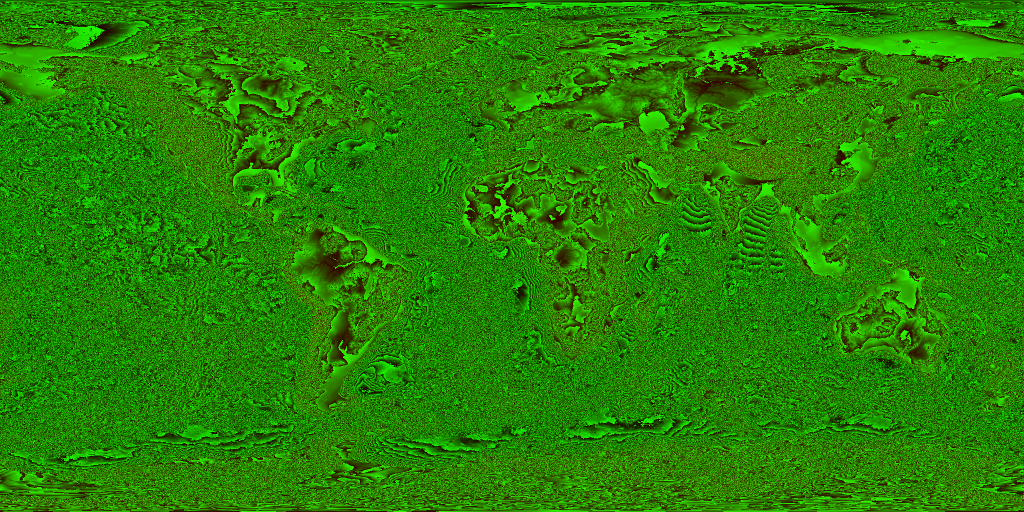
#> input picture anti-kytera/data/gebco2026_subice_2048x1024.png, 2048 x 1024 px (shown at 1/2 size)
$ python fit_stage.py
#> lines starting #> are read from the running program, lines starting #| are printed output that depends on the picture; after the words box and inside, x2 and y2 are one past the last pixel; in counts of white or black regions, pixels touching at a corner belong together
### anti-kytera/model/data.py
"""Readers for the committed rasters. Everything returned is SOUTH-first
(row 0 = southernmost) with column 0 at -180, matching grid.LatLonGrid."""
import os

import numpy as np
from PIL import Image

ROOT = os.path.abspath(os.path.join(os.path.dirname(__file__), "..", ".."))
OFFSET_M = 12000  # worlds/kasoku-sekai/config.json terrain.encoding.offsetMetres


def read_rg16(path):
    a = np.asarray(Image.open(path).convert("RGB")).astype(np.int32)
    m = a[..., 0] * 256 + a[..., 1] - OFFSET_M
    return m[::-1].astype(np.float64)       # PNG row 0 is north


# [4 lines left out: function surface_2048, not called in this run]


def bed_2048():
    """GEBCO_2026 sub-ice topography (bedrock under the ice sheets)."""
    return read_rg16(os.path.join(ROOT, "anti-kytera/data/gebco2026_subice_2048x1024.png"))
#> in read_rg16, `m = a[..., 0] * 256 + a[..., 1] - OFFSET_M`:
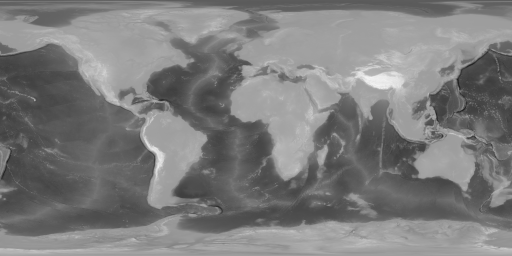
#> m: shape (1024, 2048) int32 (shown at 1/4 size); min -10184, max 6229, mean -2128.6; drawn with min black and max white
#> in read_rg16, `return m[::-1].astype(np.float64)`:
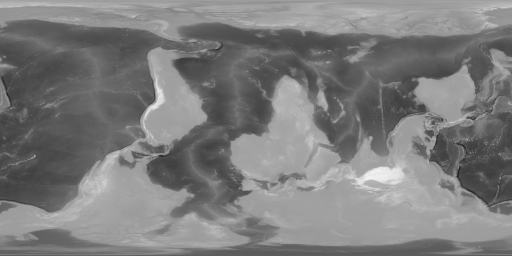
#> returned value: shape (1024, 2048) float64 (shown at 1/4 size); min -10184, max 6229, mean -2128.6; drawn with min black and max white

### anti-kytera/stat/features.py
"""Body-agnostic terrain/environment features for the Anti-KyTerra
statistical colouring.

Every feature is computable for ANY body from three inputs only:
  - an elevation raster (south-first, lon -180..180) and a sea level,
  - the body's obliquity (for insolation),
  - its rotation sense (+1 prograde) for the prevailing-wind direction.
No place names, no longitude, no coordinates of anything. Latitude enters
only through insolation (annual mean and seasonal range), and |latitude|
for the wind-belt direction.
"""
import math
import os
import sys

import numpy as np
from scipy.ndimage import gaussian_filter1d

sys.path.insert(0, os.path.join(os.path.dirname(__file__), "..", "model"))
from climate import insolation, params  # noqa: E402  (pure astronomy function)
from grid import regrid_conservative  # noqa: E402

R_EARTH = 6.371e6


def insolation_features(lat_deg, obliquity):
    p = params(obliquity=obliquity, ecc=0.0)
    days = np.arange(96) / 96.0
    Q = np.stack([insolation(lat_deg, d, p)[0] for d in days])
    return Q.mean(0), Q.max(0) - Q.min(0)


def smooth_sphere(field, lat, radius_m, R):
    """Gaussian smoothing with a given ground radius on a lat-lon grid."""
    ny, nx = field.shape
    dlat = math.pi / ny
    out = gaussian_filter1d(field, radius_m / (R * dlat), axis=0, mode="nearest")
    res = np.empty_like(out)
    for j in range(ny):
        c = max(math.cos(math.radians(lat[j])), 1e-3)
        s = min(radius_m / (R * c * 2 * math.pi / nx), nx)
        res[j] = gaussian_filter1d(out[j], s, mode="wrap")
    return res


def wind_sign(abslat, rotation=+1):
    """+1 = air comes from the west (westerlies), -1 = from the east.
    Three-cell pattern (trades / westerlies / polar easterlies)."""
    s = np.where(abslat < 30, -1.0, np.where(abslat < 60, 1.0, -1.0))
    return s * rotation


def upwind_stats(land, elev, lat, dist_m, R, rotation=+1):
    """Ocean fraction and highest ground over the upwind zonal segment."""
    ny, nx = land.shape
    ocean_up = np.zeros_like(elev)
    barrier = np.zeros_like(elev)
    for j in range(ny):
        c = max(math.cos(math.radians(lat[j])), 1e-3)
        n = int(min(nx // 2, max(1, round(dist_m / (R * c * 2 * math.pi / nx)))))
        s = int(wind_sign(abs(lat[j]), rotation))
        o = np.zeros(nx)
        m = np.full(nx, -1e9)
        for k in range(1, n + 1):
            # upwind of column i is i - s*k (from the west when s = +1)
            o += np.roll(1 - land[j], s * k)
            m = np.maximum(m, np.roll(elev[j], s * k))
        ocean_up[j] = o / n
        barrier[j] = np.maximum(m - elev[j], 0)
    return ocean_up, barrier


def build(elev_fine, sea_level, out_ny, out_nx, obliquity=23.44, rotation=+1, R=R_EARTH):
    """Features on an out_ny x out_nx grid from a fine elevation raster."""
    fy, fx = elev_fine.shape
    le_f = np.linspace(-90, 90, fy + 1)
    lo_f = np.linspace(-180, 180, fx + 1)
    le_o = np.linspace(-90, 90, out_ny + 1)
    lo_o = np.linspace(-180, 180, out_nx + 1)
    lat = 0.5 * (le_o[1:] + le_o[:-1])
    landf = (elev_fine > sea_level).astype(float)
    frac = regrid_conservative(landf, le_f, lo_f, le_o, lo_o)
    zsum = regrid_conservative(np.maximum(elev_fine - sea_level, 0) * landf, le_f, lo_f, le_o, lo_o)
    zland = np.where(frac > 0, zsum / np.maximum(frac, 1e-9), 0.0)
    zmax_proxy = regrid_conservative(np.maximum(elev_fine - sea_level, 0) ** 2 * landf, le_f, lo_f, le_o, lo_o)
    zrough = np.sqrt(np.maximum(np.where(frac > 0, zmax_proxy / np.maximum(frac, 1e-9), 0) - zland ** 2, 0))
    Qa, Qs = insolation_features(lat, obliquity)
    LATG = np.repeat(lat[:, None], out_nx, 1)
    F = {
        "Q_annual": np.repeat(Qa[:, None], out_nx, 1),
        "Q_season": np.repeat(Qs[:, None], out_nx, 1),
        "elev_land": zland,
        "elev_rough": zrough,
        "land_frac": frac,
    }
    for r in (300e3, 1000e3, 3000e3):
        F[f"land_{int(r/1e3)}km"] = smooth_sphere(frac, lat, r, R)
        F[f"elev_{int(r/1e3)}km"] = smooth_sphere(zland * frac, lat, r, R)
    land_bin = (frac >= 0.5).astype(float)
    for d in (500e3, 2000e3, 6000e3):
        o, b = upwind_stats(land_bin, zland * land_bin, lat, d, R, rotation)
        F[f"ocean_upwind_{int(d/1e3)}km"] = o
        F[f"barrier_upwind_{int(d/1e3)}km"] = b
    for d in (1000e3, 4000e3):
        # the same walk downwind (a basin's lee side: where the wind piles
        # warm surface water and moisture against the next continent)
        o, _ = upwind_stats(land_bin, zland * land_bin, lat, d, R, -rotation)
        F[f"ocean_downwind_{int(d/1e3)}km"] = o
    F["_abslat_for_reference_only"] = np.abs(LATG)
    return F


MONOTONE = {  # sign constraints for the temperature model (physical direction)
    "Q_annual": 1, "elev_land": -1,
}

### anti-kytera/model/grid.py
"""Latitude-longitude grid helpers shared by every Anti-KyTerra component.

The climate grid is a regular lat-lon grid (default 2 degrees). Cell (j, i)
has its centre at lat[j], lon[i]; row 0 is the SOUTHERNMOST row and column 0
starts at -180. All regridding between lat-lon grids is conservative
(area-weighted overlap), so a mean over a region is the same on either grid.
"""
import numpy as np

EARTH_RADIUS_M = 6.371e6


class LatLonGrid:
    def __init__(self, dlat_deg=2.0, dlon_deg=2.0):
        self.dlat = dlat_deg
        self.dlon = dlon_deg
        self.ny = int(round(180 / dlat_deg))
        self.nx = int(round(360 / dlon_deg))
        self.lat_edges = np.linspace(-90, 90, self.ny + 1)
        self.lon_edges = np.linspace(-180, 180, self.nx + 1)
        self.lat = 0.5 * (self.lat_edges[1:] + self.lat_edges[:-1])
        self.lon = 0.5 * (self.lon_edges[1:] + self.lon_edges[:-1])
        s = np.sin(np.radians(self.lat_edges))
        # Cell area in m^2 (exact for a sphere).
        self.row_area = EARTH_RADIUS_M**2 * np.radians(dlon_deg) * (s[1:] - s[:-1])
        self.area = np.repeat(self.row_area[:, None], self.nx, axis=1)
        self.LAT, self.LON = np.meshgrid(self.lat, self.lon, indexing="ij")

    # [4 lines left out: function mean, not called in this run]


def _overlap_1d(src_edges, dst_edges):
    """Matrix M[d, s] = length of overlap between dst cell d and src cell s."""
    ns, nd = len(src_edges) - 1, len(dst_edges) - 1
    M = np.zeros((nd, ns))
    for d in range(nd):
        lo, hi = dst_edges[d], dst_edges[d + 1]
        ov = np.minimum(hi, src_edges[1:]) - np.maximum(lo, src_edges[:-1])
        M[d] = np.clip(ov, 0, None)
    return M


def regrid_conservative(field, src_lat_edges, src_lon_edges, dst_lat_edges, dst_lon_edges):
    """Area-weighted regrid of field[..., ny_src, nx_src]; NaNs are skipped.

    Both grids must span lon -180..180 (roll the source first if needed).
    Latitude overlap is measured in sin(lat) so the weights are true areas.
    """
    My = _overlap_1d(np.sin(np.radians(src_lat_edges)), np.sin(np.radians(dst_lat_edges)))
    Mx = _overlap_1d(np.asarray(src_lon_edges, float), np.asarray(dst_lon_edges, float))
    f = np.asarray(field, float)
    ok = np.isfinite(f)
    num = My @ np.where(ok, f, 0.0) @ Mx.T
    den = My @ ok.astype(float) @ Mx.T
    with np.errstate(invalid="ignore", divide="ignore"):
        out = num / den
    out[den <= 0] = np.nan
    return out

### anti-kytera/model/climate.py
"""Anti-KyTerra climate: a seasonal 2-D moist energy-balance model with a
diagnostic low-level circulation and a steady moisture budget.

Everything here is written from published intermediate-complexity designs,
not from Climate v1:

  energy     2-D seasonal EBM (North & Coakley 1979) with diffusion of moist
             static energy (Hwang & Frierson 2010), linearised OLR (Budyko
             1969), land/ocean heat capacities, and a thermodynamic sea-ice
             layer in the style of Wagner & Eisenman (2015).
  wind       damped-geostrophic boundary layer (Lindzen & Nigam 1987),
             forced by (a) a zonal-mean pressure pattern with Hadley /
             Ferrel / polar cells whose edges follow the model's own thermal
             equator and a Held & Hou (1980) Hadley width, and (b) thermal
             pressure anomalies p' ~ -T' from the model's own land-sea
             temperature contrast.
  moisture   steady advection-diffusion budget of column vapour W, with
             bulk evaporation relaxing W toward saturation, Manabe (1969)
             bucket soil moisture, condensation above a critical column
             relative humidity (as in the UVic EMBM, Fanning & Weaver 1996),
             and an upslope orographic sink.

Prognostic temperature is the SEA-LEVEL-EQUIVALENT column temperature T;
the surface temperature is T - LAPSE * z. The land surface is ice-free: the
ice-sheet model is driven by this climate but never feeds back into it
(first-stage one-way coupling). Seasonal and perennial snow on ice-free land
does change albedo -- that is the climate model's own land surface, and is
reported as such.

Units: SI, seconds; temperatures in deg C.
"""
import numpy as np
import scipy.sparse as sp
import scipy.sparse.linalg as spla

from grid import EARTH_RADIUS_M

YEAR_S = 365.25 * 86400.0
LF = 3.34e5          # latent heat of fusion, J/kg
LV = 2.5e6           # latent heat of vaporisation
CP = 1004.0
G = 9.81
OMEGA = 7.2921e-5
RHO_AIR = 1.2
RHO_ICE = 910.0

# ---- parameters. kind: physical (a measured constant or standard value) or
# global (one number for the whole planet, adjustable against observations).
P = dict(
    S0=(1361.0, "physical", "solar constant W/m2"),
    ecc=(0.0167, "physical", "eccentricity (present)"),
    obliquity=(23.44, "physical", "deg"),
    perihelion=(282.9, "physical", "longitude of perihelion from vernal equinox, deg"),
    lapse=(6.5e-3, "physical", "K/m, standard atmosphere: column (sea-level-equivalent) T -> near-surface T "
           "over land. The single post-first-run fix lowers this to the near-surface value; see RESULTS.md"),
    A_olr=(199.0, "global", "OLR = A + B*T, W/m2 (set by CO2 and clouds; fixed)"),
    B_olr=(2.0, "global", "W/m2/K, clear+cloud longwave feedback"),
    alb_base=(0.21, "global", "snow-free planetary albedo at overhead sun"),
    alb_zenith=(0.26, "global", "extra planetary albedo per unit (1 - insolation-weighted cos zenith)"),
    alb_snow=(0.60, "global", "planetary albedo of fully snow-covered land"),
    alb_seaice=(0.55, "global", "planetary albedo of sea ice"),
    D_mse=(0.30, "global", "moist static energy diffusivity, W/m2/K (unit sphere)"),
    rh_mse=(0.8, "physical", "relative humidity in the MSE"),
    C_ocean=(4.2e6 * 60, "physical", "60 m mixed layer, J/m2/K"),
    C_land=(5.0e6, "physical", "atmosphere column + soil skin, J/m2/K"),
    C_ice=(1.0e7, "physical", "atmosphere column over sea ice"),
    k_ice=(2.0, "physical", "sea-ice conductivity W/m/K"),
    T_freeze=(-1.8, "physical", "seawater freezing point"),
    H_vap=(2200.0, "physical", "water-vapour scale height, m"),
    C_E=(1.3e-3, "physical", "bulk transfer coefficient"),
    U_min=(4.0, "physical", "gustiness floor, m/s"),
    rh_crit=(0.80, "global", "column RH above which vapour condenses"),
    tau_cond=(0.25 * 86400, "physical", "condensation relaxation, s"),
    tau_bg=(12 * 86400, "global", "background (sub-grid) precipitation timescale, s"),
    eddy_eff=(0.30, "global", "storm-track precipitation per unit Eady growth rate (dimensionless)"),
    N_bv=(0.012, "physical", "tropospheric buoyancy frequency, 1/s"),
    div_ref=(1.5e-6, "global", "low-level divergence e-folding the non-saturated precipitation; "
             "descent suppresses it, ascent enhances it (factor clipped to 0.1-3)"),
    K_vap=(2.0e6, "global", "eddy diffusivity of vapour, m2/s"),
    oro_eff=(0.5, "global", "fraction of upslope-lifted vapour that rains out"),
    bucket=(150.0, "physical", "soil water capacity, mm (Manabe 1969)"),
    snow_cap=(1000.0, "physical", "max snow on land in the climate model, kg/m2"),
    phi_itcz=(-100.0, "global", "zonal-mean geopotential at the ITCZ, m2/s2 (100 m2/s2 ~ 1.2 hPa)"),
    phi_subtrop=(400.0, "global", "... at the subtropical highs"),
    phi_subpolar=(-1200.0, "global", "... at the subpolar lows"),
    phi_pole=(0.0, "global", "... at the poles"),
    thermal_H=(800.0, "global", "depth converting T' into p', m"),
    drag=(1.5 / 86400, "global", "boundary-layer linear drag, 1/s"),
    U_max=(12.0, "physical", "cap on diagnosed wind speed, m/s"),
    hadley_edge=(28.0, "global", "annual-mean Hadley cell edge, deg (observed ~28-30; the Held-Hou "
                 "scaling underestimates it and is kept only as a diagnostic)"),
    ferrel_ratio=(2.15, "global", "subpolar low latitude / Hadley edge (-> ~60 deg)"),
    bl_coupling=(0.5, "global", "near-surface RH = 1 - bl_coupling*(1 - column RH); "
                 "evaporation uses the near-surface deficit"),
)


def params(**over):
    p = {k: v[0] for k, v in P.items()}
    for k, v in over.items():
        if k not in p:
            raise KeyError(k)
        p[k] = v
    return p


def qsat(Tc):
    es = 611.2 * np.exp(17.67 * Tc / (Tc + 243.5))
    return 0.622 * es / 1.0e5


def dqsat(Tc):
    return qsat(Tc) * 17.67 * 243.5 / (Tc + 243.5) ** 2


# ---------------------------------------------------------------- insolation
def insolation(lat_deg, day_frac, p):
    """Daily-mean TOA insolation and insolation-weighted cos zenith.
    day_frac: fraction of the year since the vernal equinox (circular)."""
    e, eps, w = p["ecc"], np.radians(p["obliquity"]), np.radians(p["perihelion"])
    # mean anomaly at the equinox, then advance
    nu0 = -w
    E0 = 2 * np.arctan(np.sqrt((1 - e) / (1 + e)) * np.tan(nu0 / 2))
    M = E0 - e * np.sin(E0) + 2 * np.pi * day_frac
    E = M.copy() if np.ndim(M) else M
    for _ in range(8):
        E = E - (E - e * np.sin(E) - M) / (1 - e * np.cos(E))
    nu = 2 * np.arctan(np.sqrt((1 + e) / (1 - e)) * np.tan(E / 2))
    lam = nu + w                           # true solar longitude
    r = (1 - e * np.cos(E))                # in units of a
    dec = np.arcsin(np.sin(eps) * np.sin(lam))
    phi = np.radians(lat_deg)
    c = -np.tan(phi) * np.tan(dec)
    h0 = np.arccos(np.clip(c, -1, 1))
    Q = p["S0"] / np.pi / r**2 * (h0 * np.sin(phi) * np.sin(dec) + np.cos(phi) * np.cos(dec) * np.sin(h0))
    # insolation-weighted mean cos zenith: <mu^2>/<mu>
    s1 = h0 * np.sin(phi) * np.sin(dec) + np.cos(phi) * np.cos(dec) * np.sin(h0)
    a, b = np.sin(phi) * np.sin(dec), np.cos(phi) * np.cos(dec)
    s2 = a * a * h0 + 2 * a * b * np.sin(h0) + b * b * (h0 / 2 + np.sin(2 * h0) / 4)
    with np.errstate(invalid="ignore", divide="ignore"):
        mu = np.where(s1 > 1e-9, s2 / np.maximum(s1, 1e-12), 0.0)
    return np.maximum(Q, 0.0), mu


# ---------------------------------------------------------------- operators
class Ops:
    """Finite-volume connectivity on the lat-lon grid (unit-sphere metric)."""

    # [48 lines left out: functions __init__, diffusion, advection, not called in this run]


# ---------------------------------------------------------------- the model
class Climate:
    # [222 lines left out: functions __init__, zonal_pressure, winds, face_flow, eady_rate, moisture and 1 more, not called in this run]

### anti-kytera/model/diag_climate.py
"""Climate diagnostics against the teacher (same variable, units, period
definition, and 2-degree scale). Prints numbers; returns a dict."""
import json
import os
import sys

import numpy as np

from grid import LatLonGrid

DAYS = np.array([31, 28.25, 31, 30, 31, 30, 31, 31, 30, 31, 30, 31])
HERE = os.path.dirname(__file__)


def teacher():
    t = np.load(os.path.join(HERE, "..", "data", "teacher_2deg.npz"))
    return t["t2m_monthly_c"].astype(float), t["precip_monthly_mm_day"].astype(float)


def annual(x):
    return np.tensordot(DAYS, x, 1) / DAYS.sum()


# [57 lines left out: functions corr, diagnose, not called in this run]


# [4 lines that do not run on import are left out]

### anti-kytera/stat/fit_stage.py
"""Anti-KyTerra staged colouring (v3): bedrock -> sea at 0 m -> temperature
-> humidity -> precipitation -> land ice.

Input terrain is ONLY the published sub-ice bedrock (GEBCO_2026 sub-ice
topography) with a fixed elevation correction BED_CORRECTION_M (see
TERRAIN.md: 0 m, an app assumption). The present ice-surface elevation and
the teacher ice thickness are never used as features.

Each later stage may use the earlier stages' predictions as features
(temperature -> humidity -> precipitation -> ice), always of the same kind:
  mode "fit"     : trained on the whole Earth, applied to the whole Earth
                   (how close the colouring can get; in-sample)
  mode "holdout" : six 60-degree longitude sectors, each predicted by models
                   trained on the other five, including the chained inputs
                   (how well it generalises to unseen regions)
"""
import json
import os
import sys

import numpy as np
from sklearn.ensemble import HistGradientBoostingClassifier as HGC
from sklearn.ensemble import HistGradientBoostingRegressor as HGR

HERE = os.path.dirname(os.path.abspath(__file__))
sys.path.insert(0, os.path.join(HERE, "..", "model"))
import bedrock  # noqa: E402
import data  # noqa: E402
import diag_climate  # noqa: E402
from grid import LatLonGrid, regrid_conservative  # noqa: E402
import features as FE  # noqa: E402

BED_CORRECTION_M = 0.0       # TERRAIN.md: fixed app assumption, not a literature value
SEA_LEVEL_M = 0.0
SECTORS = 6
OUT = os.environ.get("AK_OUT", os.path.join(HERE, "..", "runs", "STAGE_v3"))


def reg(mono=None):
    return HGR(max_iter=400, learning_rate=0.05, max_leaf_nodes=31, min_samples_leaf=40,
               l2_regularization=1.0, monotonic_cst=mono, random_state=0)


# [30 lines left out: functions predict, ice_predict, not called in this run]


def up(field2, gi):
    """2-degree field -> 0.5-degree by nearest block (for chaining into ice)."""
    return np.repeat(np.repeat(field2, 4, 0), 4, 1)


def main():
    os.makedirs(OUT, exist_ok=True)
    bed = data.bed_2048() + BED_CORRECTION_M
    g, gi = LatLonGrid(2, 2), LatLonGrid(0.5, 0.5)
    F2 = FE.build(bed, SEA_LEVEL_M, g.ny, g.nx)
#> in build, `landf = (elev_fine > sea_level).astype(float)`:
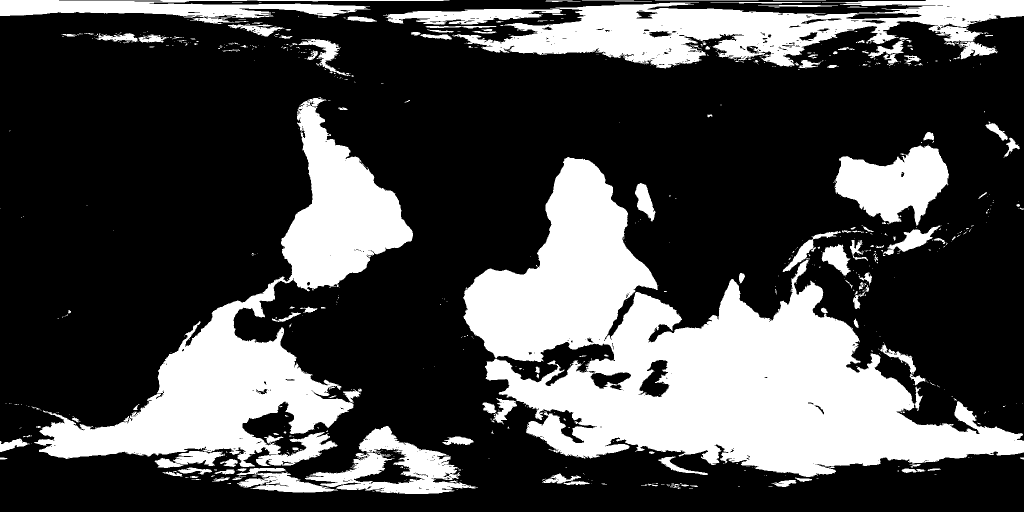
#> landf: shape (1024, 2048) float64 (shown at 1/2 size); values 0 (black) and 1 (white), 28.8% white; 782 white regions (625 under 20 px), largest, box (x1, y1, x2, y2) and area: (926, 314, 2048, 954) 286569, (68, 195, 826, 934) 138969, (905, 0, 2048, 137) 70946
#> after the loop in _overlap_1d, `for d in range(nd):`:
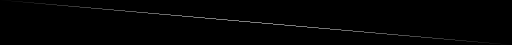
#> M: shape (90, 1024) float64 (shown at 1/2 size); min 0, max 0.00307, mean 2.17e-05; drawn with min black and max white
#> in regrid_conservative, `den = My @ ok.astype(float) @ Mx.T`:
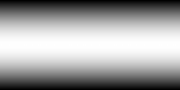
#> den: shape (90, 180) float64; min 0.00122, max 0.0698, mean 0.0444; drawn with min black and max white
#> the loop in build, `for d in (1000e3, 4000e3): # the same walk downwind (a basin's lee sid..` made 2 passes
#> pass 1, in build, `o, _ = upwind_stats(land_bin, zland * land_bin, lat, d, R, -rotation)`:
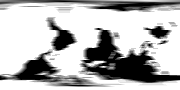
#> o: shape (90, 180) float64; min 0, max 1, mean 0.714
    Fi = FE.build(bed, SEA_LEVEL_M, gi.ny, gi.nx)
#> after the loop in _overlap_1d (call 7), `for d in range(nd):`:
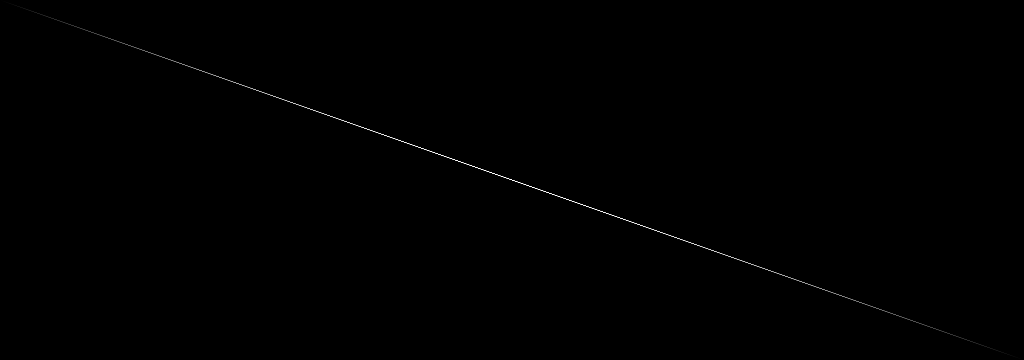
#> M: shape (360, 1024) float64; min 0, max 0.00307, mean 5.43e-06; drawn with min black and max white
#> (the rest of the program and of its run is left out)
